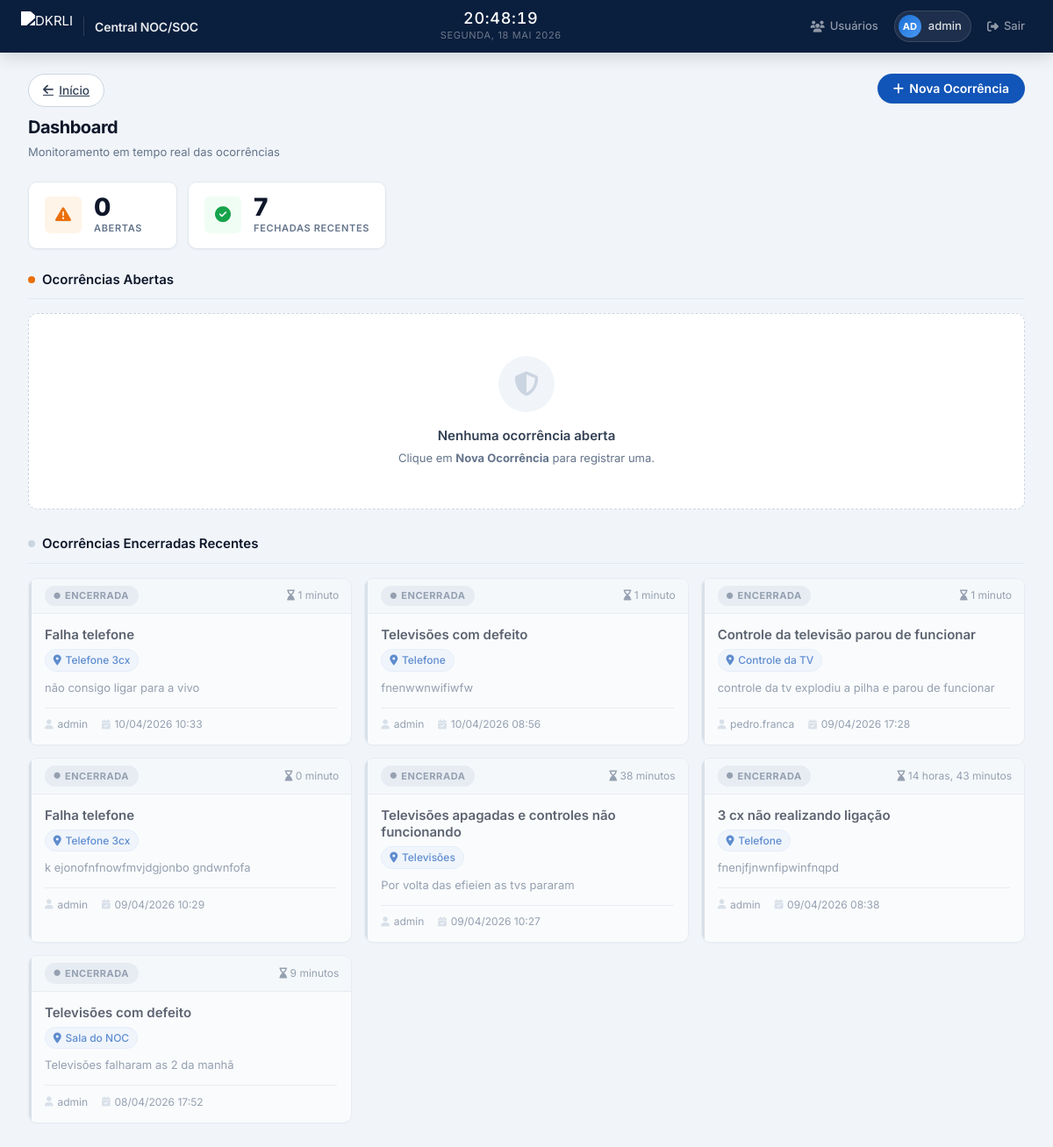
Before: /dashboard/ (signed in) with the older database file.
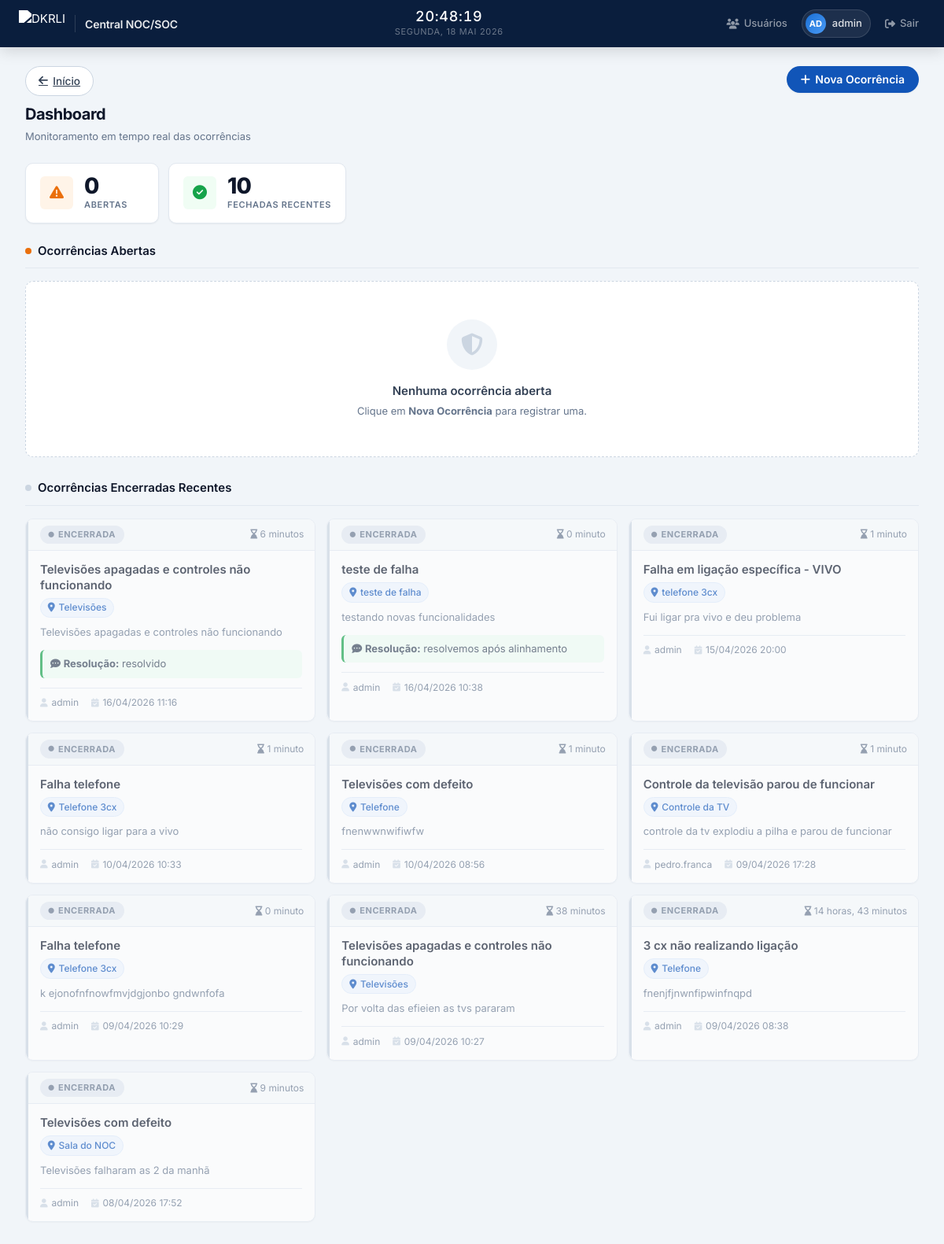
After: the same page with the newer database file.
### ocorrencias/models.py (models this page shows, shortened)
class Ocorrencia(models.Model):
    STATUS_CHOICES = [
        ('aberta', 'Aberta'),
        ('fechada', 'Fechada'),
    ]
    titulo = models.CharField(max_length=200, verbose_name='Título')
    descricao = models.TextField(verbose_name='Descrição')
    local = models.CharField(max_length=200, verbose_name='Local')
    status = models.CharField(max_length=10, choices=STATUS_CHOICES, default='aberta', verbose_name='Status')
    criado_por = models.ForeignKey(User, on_delete=models.CASCADE, verbose_name='Registrado por')
    criado_em = models.DateTimeField(auto_now_add=True, verbose_name='Criado em')
    ultima_confirmacao = models.DateTimeField(auto_now_add=True, verbose_name='Última confirmação')
    fechado_em = models.DateTimeField(null=True, blank=True, verbose_name='Fechado em')
    comentario_fechamento = models.TextField(null=True, blank=True, verbose_name='Comentário de fechamento')
    class Meta:
        verbose_name = 'Ocorrência'
        verbose_name_plural = 'Ocorrências'
        ordering = ['-criado_em']

### ocorrencias/views.py (the view)
# urls.py: path('dashboard/', views.dashboard, name='dashboard'),
@login_required
def dashboard(request):
    if _get_profile(request.user).must_change_password:
        return redirect('change_password')
    ocorrencias_abertas = Ocorrencia.objects.filter(status='aberta').order_by('-criado_em')
    ocorrencias_fechadas = Ocorrencia.objects.filter(status='fechada').order_by('-fechado_em')[:20]
    return render(request, 'dashboard.html', {
        'ocorrencias_abertas': ocorrencias_abertas,
        'ocorrencias_fechadas': ocorrencias_fechadas,
    })

### ocorrencias/views.py (called while the page is built)
def _get_profile(user):
    profile, _ = UserProfile.objects.get_or_create(user=user)
    return profile

### templates/dashboard.html (shortened to what this page needs)
{% extends 'base.html' %}
{% load static %}
{% block content %}
<div class="dashboard-header">
    <div>
        <a href="{% url 'home' %}" class="btn-ghost" style="margin-bottom:.5rem;display:inline-flex;align-items:center;gap:.4rem;font-size:.85rem;">
            <i class="fa fa-arrow-left"></i> Início
        </a>
        <h2 class="page-title">Dashboard</h2>
        <p class="page-subtitle">Monitoramento em tempo real das ocorrências</p>
    </div>
    <button class="btn-primary" onclick="openModal()">
        <i class="fa fa-plus"></i> Nova Ocorrência
    </button>
</div>
<div class="stats-strip">
    <div class="stat-tile tile-open">
        <div class="stat-tile-icon"><i class="fa fa-triangle-exclamation"></i></div>
        <div class="stat-tile-body">
            <span class="stat-tile-num" id="count-abertas">{{ ocorrencias_abertas.count }}</span>
            <span class="stat-tile-lbl">Abertas</span>
        </div>
    </div>
    <div class="stat-tile tile-closed">
        <div class="stat-tile-icon"><i class="fa fa-circle-check"></i></div>
        <div class="stat-tile-body">
            <span class="stat-tile-num">{{ ocorrencias_fechadas.count }}</span>
            <span class="stat-tile-lbl">Fechadas Recentes</span>
        </div>
    </div>
</div>
<section class="section">
    <div class="section-head">
        <span class="pulse-dot"></span>
        <h3 class="section-head-title">Ocorrências Abertas</h3>
    </div>
    {% if ocorrencias_abertas %}
    <div class="cards-grid" id="cards-abertas">
        {% for o in ocorrencias_abertas %}
        <div class="occ-card occ-open" id="card-{{ o.id }}" data-id="{{ o.id }}"
             data-criado="{{ o.criado_em.isoformat }}">
            <div class="occ-card-top">
                <span class="status-chip chip-open">
                    <i class="fa fa-circle" style="font-size:.45rem"></i> Aberta
                </span>
                <span class="occ-timer" id="timer-{{ o.id }}">
                    <i class="fa fa-clock"></i> --:--:--
                </span>
            </div>
            <div class="occ-card-body">
                <h4 class="occ-title">{{ o.titulo }}</h4>
                <span class="occ-location">
                    <i class="fa fa-location-dot"></i> {{ o.local }}
                </span>
                <p class="occ-desc">{{ o.descricao }}</p>
                <div class="occ-meta">
                    <span><i class="fa fa-user"></i> {{ o.criado_por.username }}</span>
                    <span><i class="fa fa-calendar"></i> {{ o.criado_em|date:"d/m/Y H:i" }}</span>
                </div>
            </div>
            <div class="occ-card-foot">
                <button class="btn-close-occ" onclick="fecharOcorrencia({{ o.id }})">
                    <i class="fa fa-circle-xmark"></i> Encerrar ocorrência
                </button>
            </div>
        </div>
        {% endfor %}
    </div>
    {% else %}
    <div class="empty-box">
        <div class="empty-box-icon"><i class="fa fa-shield-halved"></i></div>
        <p class="empty-box-title">Nenhuma ocorrência aberta</p>
        <p class="empty-box-sub">Clique em <strong>Nova Ocorrência</strong> para registrar uma.</p>
    </div>
    {% endif %}
</section>
{% if ocorrencias_fechadas %}
<section class="section">
    <div class="section-head">
        <span class="gray-dot"></span>
        <h3 class="section-head-title">Ocorrências Encerradas Recentes</h3>
    </div>
    <div class="cards-grid">
        {% for o in ocorrencias_fechadas %}
        <div class="occ-card occ-closed">
            <div class="occ-card-top">
                <span class="status-chip chip-closed">
                    <i class="fa fa-circle" style="font-size:.45rem"></i> Encerrada
                </span>
                {% if o.fechado_em %}
                <span class="occ-duration">
                    <i class="fa fa-hourglass-end"></i>
                    {{ o.criado_em|timesince:o.fechado_em }}
                </span>
                {% endif %}
            </div>
            <div class="occ-card-body">
                <h4 class="occ-title">{{ o.titulo }}</h4>
                <span class="occ-location">
                    <i class="fa fa-location-dot"></i> {{ o.local }}
                </span>
                <p class="occ-desc">{{ o.descricao }}</p>
                {% if o.comentario_fechamento %}
                <div class="occ-resolution">
                    <i class="fa fa-comment-dots"></i> <strong>Resolução:</strong> {{ o.comentario_fechamento }}
                </div>
                {% endif %}
                <div class="occ-meta">
                    <span><i class="fa fa-user"></i> {{ o.criado_por.username }}</span>
                    <span><i class="fa fa-calendar-check"></i> {{ o.fechado_em|date:"d/m/Y H:i" }}</span>
                </div>
            </div>
        </div>
        {% endfor %}
    </div>
</section>
{% endif %}
{% endblock %}

### templates/base.html (shortened to what this page needs)
<!DOCTYPE html>
<html lang="pt-BR">
<head>
    <link rel="stylesheet" href="https://cdnjs.cloudflare.com/ajax/libs/font-awesome/6.5.0/css/all.min.css">
    {% load static %}
    <link rel="stylesheet" href="{% static 'css/style.css' %}">
</head>
<body class="dashboard-body">
    {% if user.is_authenticated %}
    <nav class="navbar">
        <div class="navbar-brand">
            <img src="https://i.postimg.cc/hGCydSSw/Logo-DKRLI.png" alt="DKRLI" class="navbar-logo">
            <span class="navbar-app-name">Central NOC/SOC</span>
        </div>
        <div class="navbar-clock">
            <span class="clock-time" id="live-clock">--:--:--</span>
            <span class="clock-date" id="live-date">---</span>
        </div>
        <div class="navbar-right">
            {% if user.is_superuser %}
            <a href="{% url 'usuarios' %}" class="btn-logout">
                <i class="fa fa-users"></i> Usuários
            </a>
            {% endif %}
            <div class="user-pill">
                <div class="user-avatar">{{ user.username|slice:":2" }}</div>
                <span class="user-name">{{ user.username }}</span>
            </div>
            <a href="{% url 'logout' %}" class="btn-logout">
                <i class="fa fa-right-from-bracket"></i> Sair
            </a>
        </div>
    </nav>
    {% endif %}
    <main class="main-content">
        {% block content %}{% endblock %}
    </main>
</body>
</html>

### templates/base.html (style rules this page uses)
.navbar { animation: fadeInDown 0.6s cubic-bezier(0.4, 0, 0.2, 1) !important; transition: all 0.3s ease !important; }
.navbar-clock { animation: fadeInDown 0.6s 0.1s cubic-bezier(0.4, 0, 0.2, 1) backwards !important; transition: all 0.3s ease !important; }
.clock-time { transition: all 0.3s ease !important; }
.btn-logout { position: relative !important; overflow: hidden !important; transition: all 0.3s cubic-bezier(0.4, 0, 0.2, 1) !important; }
.btn-logout::before { content: '' !important; position: absolute !important; top: 50% !important; left: 50% !important; width: 0 !important; height: 0 !important; border-radius: 50% !important; background: rgba(255, 255, 255, 0.3) !important; transform: translate(-50%, -50%) !important; transition: width 0.6s, height 0.6s !important; }
.user-pill { animation: slideInLeft 0.5s 0.2s cubic-bezier(0.4, 0, 0.2, 1) backwards !important; transition: all 0.3s cubic-bezier(0.4, 0, 0.2, 1) !important; }
.user-avatar { transition: all 0.3s cubic-bezier(0.4, 0, 0.2, 1) !important; }
.main-content { animation: fadeInUp 0.6s 0.2s cubic-bezier(0.4, 0, 0.2, 1) backwards !important; }
button, .btn, .button, input[type="submit"] { position: relative !important; overflow: hidden !important; transition: all 0.3s cubic-bezier(0.4, 0, 0.2, 1) !important; }
button::after, .btn::after, .button::after, input[type="submit"]::after { content: '' !important; position: absolute !important; top: 50% !important; left: 50% !important; width: 0 !important; height: 0 !important; border-radius: 50% !important; background: rgba(255, 255, 255, 0.5) !important; transform: translate(-50%, -50%) !important; transition: width 0.6s, height 0.6s !important; }
.fa, .fas, .far { transition: all 0.3s cubic-bezier(0.4, 0, 0.2, 1) !important; }
.dashboard-body { cursor: default; }
a, button, .btn, .clickable { cursor: pointer; transition: all 0.2s ease; }

Changed rows visible on the page:
added Ocorrencia: criado_em "6 minutos", titulo "Televisões apagadas e controles não funcionando", local "Televisões", descricao "Televisões apagadas e controles não funcionando", comentario_fechamento "resolvido", criado_por.username "admin", fechado_em "16/04/2026 11:16"
added Ocorrencia: criado_em "0 minuto", titulo "teste de falha", local "teste de falha", descricao "testando novas funcionalidades", comentario_fechamento "resolvemos após alinhamento", criado_por.username "admin", fechado_em "16/04/2026 10:38"
added Ocorrencia: criado_em "1 minuto", titulo "Falha em ligação específica - VIVO", local "telefone 3cx", descricao "Fui ligar pra vivo e deu problema", criado_por.username "admin", fechado_em "15/04/2026 20:00"
Other visible differences:
{{ ocorrencias_fechadas.count }}: "7" → "10"
